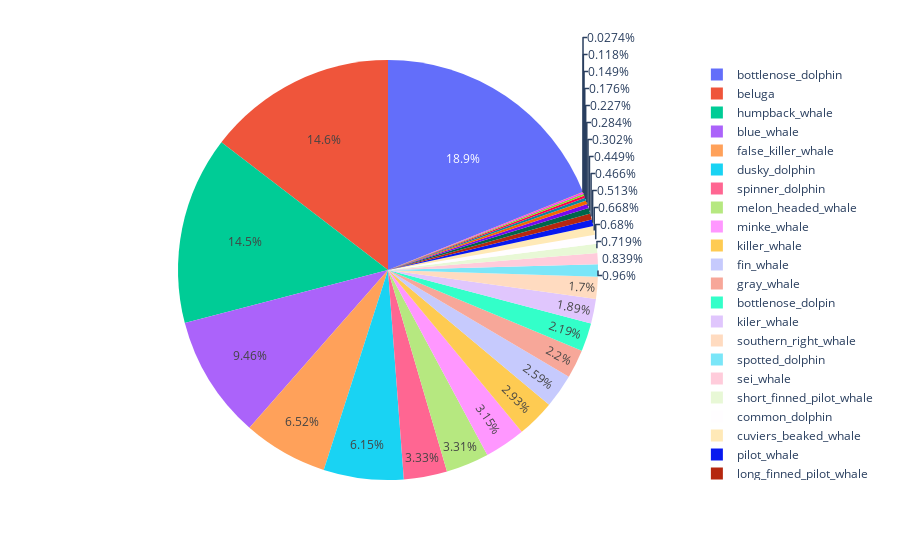

Notebook source saved alongside this figure:
### Markdown cell above
# Data Visualization

### Code cell
# Plotting using Pie Chart of the Species

fig = px.pie(train_data, values=train_data['species'].value_counts().values, names=train_data['species'].value_counts().index)
fig.show()

### Figure 1 — Plotly figure (JSON) as saved in the notebook; plotly's stock layout.template omitted (floating-point values rounded to 4 significant figures)
{"data": [{"domain": {"x": [0, 1], "y": [0, 1]}, "hovertemplate": "label=%{label}<br>value=%{value}<extra></extra>", "labels": ["bottlenose_dolphin", "beluga", "humpback_whale", "blue_whale", "false_killer_whale", "dusky_dolphin", "spinner_dolphin", "melon_headed_whale", "minke_whale", "killer_whale", "fin_whale", "gray_whale", "bottlenose_dolpin", "kiler_whale", "southern_right_whale", "spotted_dolphin", "sei_whale", "short_finned_pilot_whale", "common_dolphin", "cuviers_beaked_whale", "pilot_whale", "long_finned_pilot_whale", "white_sided_dolphin", "brydes_whale", "pantropic_spotted_dolphin", "globis", "commersons_dolphin", "pygmy_killer_whale", "rough_toothed_dolphin", "frasiers_dolphin"], "legendgroup": "", "name": "", "showlegend": true, "type": "pie", "values": [9664, 7443, 7392, 4830, 3326, 3139, 1700, 1689, 1608, 1493, 1324, 1123, 1117, 962, 866, 490, 428, 367, 347, 341, 262, 238, 229, 154, 145, 116, 90, 76, 60, 14]}], "layout": {"legend": {"tracegroupgap": 0}, "margin": {"t": 60}}}
